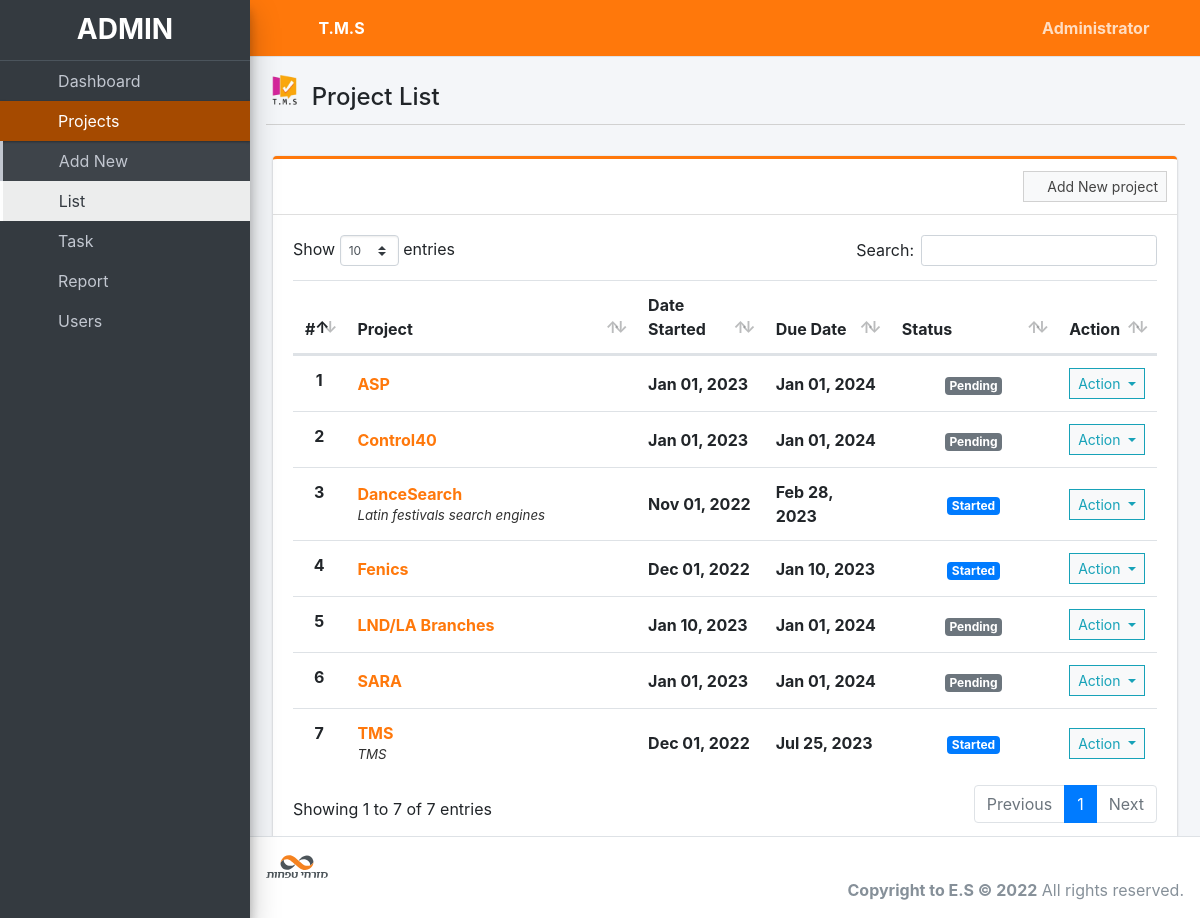
The app's page /index.php?page=project_list (signed in) with its own data.
### tables this page shows
CREATE TABLE `project_list` (
  `id` int(30) NOT NULL,
  `name` varchar(200) NOT NULL,
  `description` text NOT NULL,
  `status` tinyint(2) NOT NULL,
  `start_date` date NOT NULL,
  `end_date` date NOT NULL,
  `manager_id` int(30) NOT NULL,
  `user_ids` text NOT NULL,
  `date_created` datetime NOT NULL DEFAULT current_timestamp(),
  `repository` varchar(255) NOT NULL
);

### project_list.php (the view, shortened to what this page needs)
<?php include'db_connect.php' ?>
<div class="col-lg-12">
	<div class="card card-outline card-success">
		<div class="card-header">
            <?php if($_SESSION['login_type'] != 3): ?>
			<div class="card-tools">
				<a class="btn btn-block btn-sm btn-default btn-flat border-primary" href="./index.php?page=new_project"><i class="fa fa-plus"></i> Add New project</a>
			</div>
            <?php endif; ?>
		</div>
		<div class="card-body">
			<table class="table tabe-hover table-condensed" id="list">
				<colgroup>
					<col width="5%">
					<col width="35%">
					<col width="15%">
					<col width="15%">
					<col width="20%">
					<col width="10%">
				</colgroup>
				<thead>
					<tr>
						<th class="text-center">#</th>
						<th>Project</th>
						<th>Date Started</th>
						<th>Due Date</th>
						<th>Status</th>
						<th>Action</th>
					</tr>
				</thead>
				<tbody>
					<?php
					$i = 1;
					$stat = array("Pending","Started","On-Progress","On-Hold","Over Due","Done");
					$where = "";
					$qry = $conn->query("SELECT * FROM project_list $where order by name asc");
					while($row= $qry->fetch_assoc()):
						$trans = get_html_translation_table(HTML_ENTITIES,ENT_QUOTES);
						unset($trans["\""], $trans["<"], $trans[">"], $trans["<h2"]);
						$desc = strtr(html_entity_decode($row['description']),$trans);
						$desc=str_replace(array("<li>","</li>"), array("",", "), $desc);
		                $cprog = $conn->query("SELECT * FROM task_list where project_id = {$row['id']} and status = 3")->num_rows;
		                $prod = $conn->query("SELECT * FROM user_productivity where project_id = {$row['id']}")->num_rows;
						if($row['status'] == 0 && strtotime(date('Y-m-d')) >= strtotime($row['start_date'])):
						if($prod  > 0  || $cprog > 0)
		                  $row['status'] = 2;
		                else
		                  $row['status'] = 1;
						elseif($row['status'] == 0 && strtotime(date('Y-m-d')) > strtotime($row['end_date'])):
						$row['status'] = 4;
						endif;
					?>
					<tr>
						<th class="text-center"><?php echo $i++ ?></th>
						<td>
							<p><b><a href="./index.php?page=view_project&id=<?php echo $row['id'] ?>" data-id="<?php echo $row['id'] ?>"><?php echo ucwords($row['name']) ?></a></b></p>
							<p class="truncate"><?php echo strip_tags($desc) ?></p>
						</td>
						<td><b><?php echo date("M d, Y",strtotime($row['start_date'])) ?></b></td>
						<td><b><?php echo date("M d, Y",strtotime($row['end_date'])) ?></b></td>
						<td class="text-center">
							<?php
							  if($stat[$row['status']] =='Pending'){
							  	echo "<span class='badge badge-secondary'>{$stat[$row['status']]}</span>";
							  }elseif($stat[$row['status']] =='Started'){
							  	echo "<span class='badge badge-primary'>{$stat[$row['status']]}</span>";
							  }elseif($stat[$row['status']] =='On-Progress'){
							  	echo "<span class='badge badge-info'>{$stat[$row['status']]}</span>";
							  }elseif($stat[$row['status']] =='On-Hold'){
							  	echo "<span class='badge badge-warning'>{$stat[$row['status']]}</span>";
							  }elseif($stat[$row['status']] =='Over Due'){
							  	echo "<span class='badge badge-danger'>{$stat[$row['status']]}</span>";
							  }elseif($stat[$row['status']] =='Done'){
							  	echo "<span class='badge badge-success'>{$stat[$row['status']]}</span>";
							  }
							?>
						</td>
						<td class="text-center">
							<button type="button" class="btn btn-default btn-sm btn-flat border-info wave-effect text-info dropdown-toggle" data-toggle="dropdown" aria-expanded="true">
		                      Action
		                    </button>
						</td>
					</tr>
				<?php endwhile; ?>
				</tbody>
			</table>
		</div>
	</div>
</div>

### project_list.php (style rules this page uses)
table p { margin: unset !important; }
table td { vertical-align: middle !important }

### records on screen
project_list: name "ASP", start_date "Jan 01, 2023", end_date "Jan 01, 2024", status "Pending"
project_list: name "Control40", start_date "Jan 01, 2023", end_date "Jan 01, 2024", status "Pending"
project_list: name "DanceSearch", description "Latin festivals search engines", start_date "Nov 01, 2022", end_date "Feb 28, 2023", status "Started"
project_list: name "Fenics", start_date "Dec 01, 2022", end_date "Jan 10, 2023", status "Started"
project_list: name "LND/LA Branches", start_date "Jan 10, 2023", end_date "Jan 01, 2024", status "Pending"
project_list: name "SARA", start_date "Jan 01, 2023", end_date "Jan 01, 2024", status "Pending"
project_list: name "TMS", description "TMS", start_date "Dec 01, 2022", end_date "Jul 25, 2023", status "Started"

### other values on screen
$_SESSION['system']['name'] "T.M.S"
$_SESSION['login_firstname'] "Administrator"
$title "Project List"
